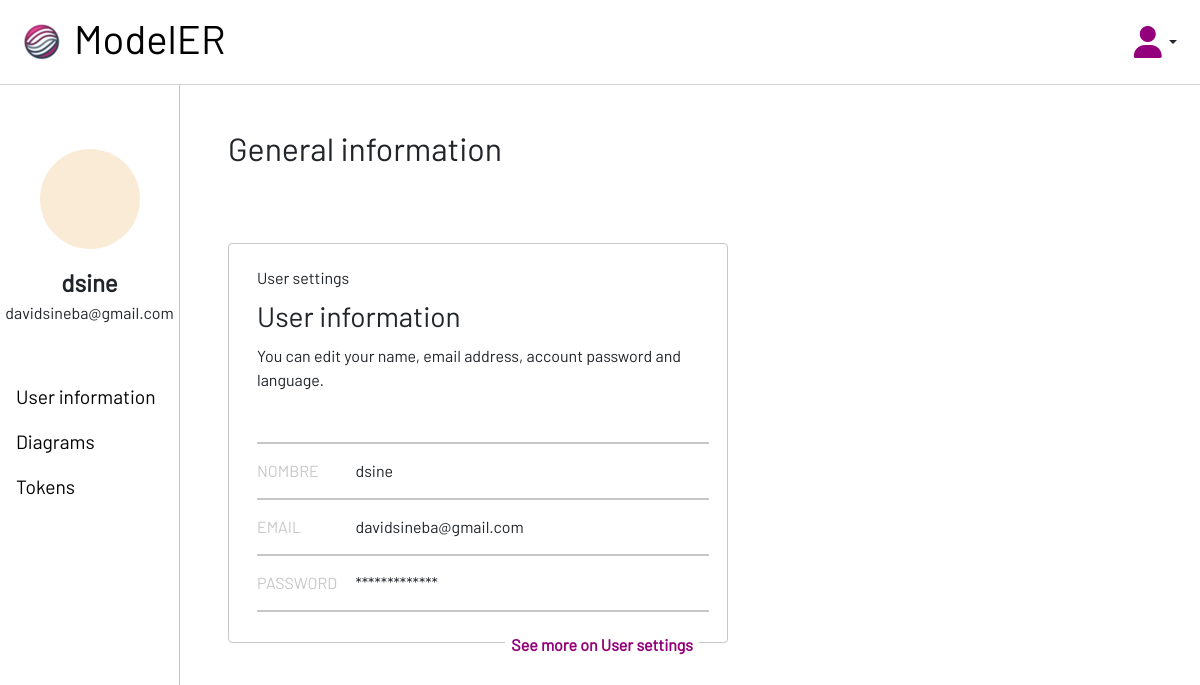
Page /modeler/profile/ (signed in) on the earlier database version.
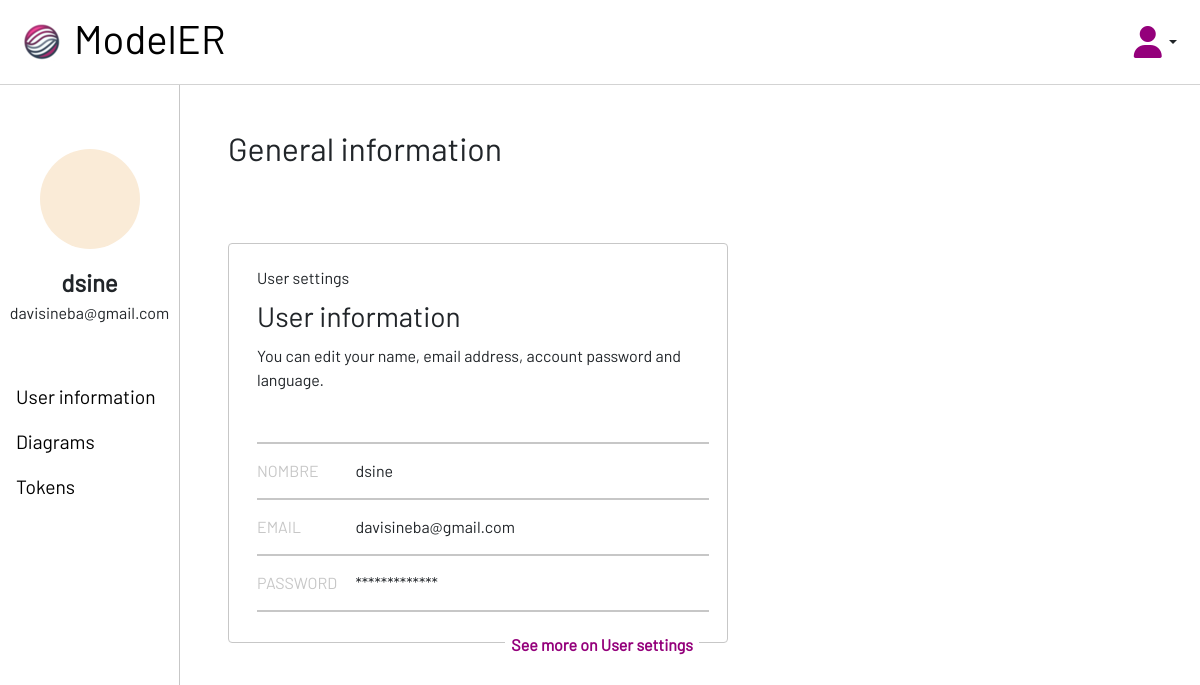
Same page on the later database version.
### users/models.py (models this page shows)
class User(AbstractUser):
    objects = CustomUserManager()

### modeler/views.py (the view)
# urls.py: path('profile/', views.ProfileGeneralView.as_view(), name='profile'),
class ProfileGeneralView(LoginRequiredMixin, TemplateView):
    template_name = 'modeler/profile/general.html'
    def get(self, request, *args, **kwargs):
        active = {
            'general': 'active',
            'settings': '',
            'diagrams': '',
            'tokens': ''
        }
        return render(request, self.template_name, {'active': active})

### modeler/templates/modeler/profile/general.html
{% extends 'modeler/profile/index.html' %}
{% load static %}
{% block profile %}
    <div id="gen-info" class="profile-tab-content tab-content">
        <h2>General information</h2>
        <div class="flex wrap card-container">
            <div class="gen-card">
                <div>User settings</div>
                <h3>User information</h3>
                <div>You can edit your name, email address, account password and language.</div>
                <div class="gen-grid">
                    <div class="line"></div>
                    <span class="grid-sec">NOMBRE</span><span>{{ user }}</span>
                    <div class="line"></div>
                    <span class="grid-sec">EMAIL</span><span>{{ user.email }}</span>
                    <div class="line"></div>
                    <span class="grid-sec">PASSWORD</span><span>*************</span>
                    <div class="line"></div>
                </div>
                <button class="card-btn" onclick="openTab('user-setting')">See more on User settings</button>
            </div>
        </div>
    </div>
{% endblock %}

### modeler/templates/modeler/profile/index.html
{% extends 'modeler/master.html' %}
{% load static %}
{% block head %}
    <link rel="stylesheet" href="{% static 'modeler/profile.css' %}">
{% endblock %}
{% block content %}
    <div class="grid profile-grid">
        <div class="flex flex-column" id="profile-left">
            <div class="flex flex-column acenter" id="user-main">
                <div class="user-avatar" style="background-color: antiquewhite;"></div>
                <div class="spacer-16"></div>
                <span class="bold" id="user-name">{{user}}</span>
                <span>{{user.email}}</span>
            </div>
            <div class="profile-tabs">
                <a href="{% url 'modeler:profile_settings' %}" class="profile-tab tab {{active.settings}}">User information</a>
                <a href="{% url 'modeler:profile_diagrams' %}" class="profile-tab tab {{active.diagrams}}">Diagrams</a>
                <a href="{% url 'modeler:profile_tokens' %}" class="profile-tab tab {{active.tokens}}">Tokens</a>
            </div>
        </div>
        {% block profile %}{% endblock %}
{% endblock %}

Differences in the rows shown:
changed User "dsine": email "davidsineba@gmail.com" → "davisineba@gmail.com"
